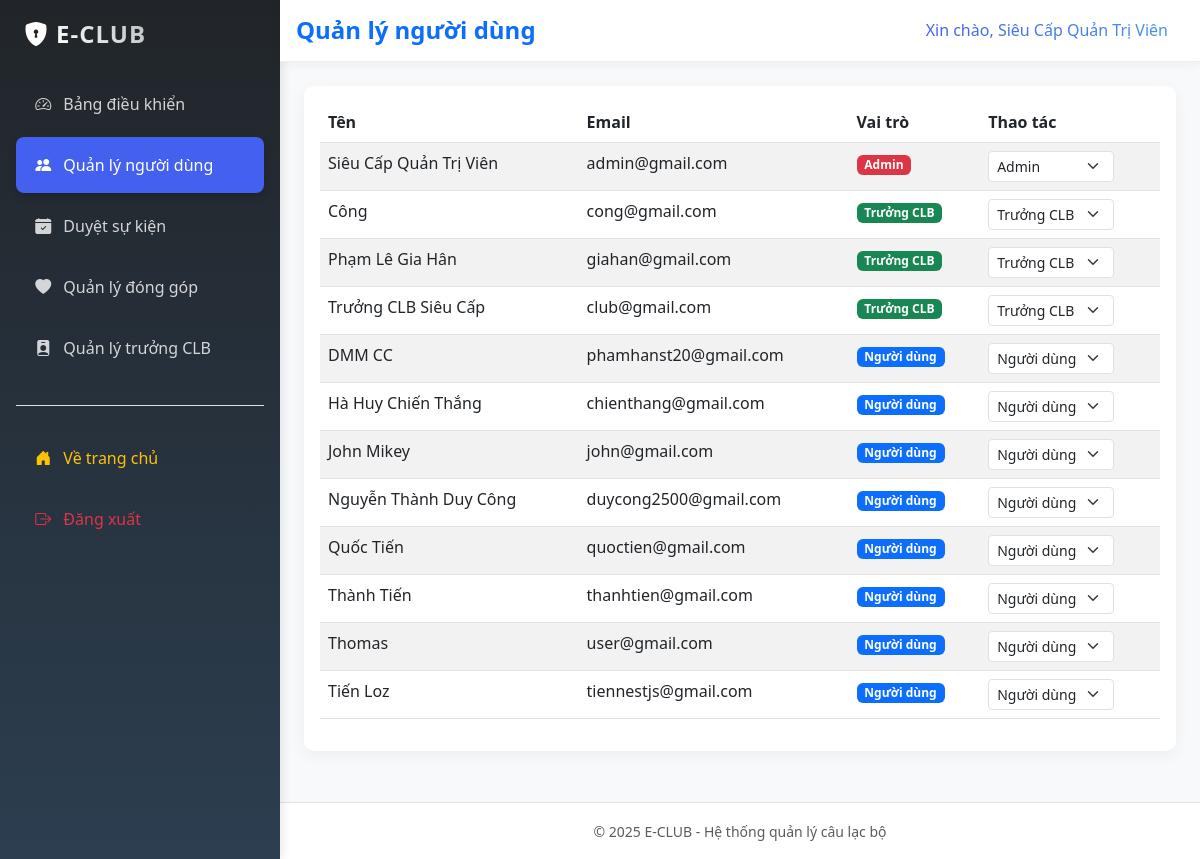
The app's page /index.php?page=admin&action=manage_users (signed in) with its own data.
### tables this page shows
CREATE TABLE `users` (
  `id` int(11) NOT NULL,
  `name` varchar(100) NOT NULL,
  `email` varchar(100) NOT NULL,
  `password` varchar(255) NOT NULL,
  `role` enum('admin','club_leader','user') DEFAULT 'user',
  `created_at` timestamp NOT NULL DEFAULT current_timestamp(),
  `avatar_url` varchar(255) DEFAULT NULL,
  `last_activity` timestamp NOT NULL DEFAULT current_timestamp() ON UPDATE current_timestamp()
);

### pages/admin/users.php (the view, shortened to what this page needs)
<?php
$sql = "SELECT * FROM users ORDER BY role, name";
$result = $conn->query($sql);
$users = $result->fetch_all(MYSQLI_ASSOC);
?>
<div class="row">
    <div class="col-12">
        <div class="card">
            <div class="card-body">
                <div class="table-responsive">
                    <table class="table table-striped">
                        <thead>
                            <tr>
                                <th>Tên</th>
                                <th>Email</th>
                                <th>Vai trò</th>
                                <th>Thao tác</th>
                            </tr>
                        </thead>
                        <tbody>
                            <?php foreach ($users as $user): ?>
                            <tr>
                                <td><?php echo htmlspecialchars($user['name']); ?></td>
                                <td><?php echo htmlspecialchars($user['email']); ?></td>
                                <td>
                                    <span class="badge bg-<?php echo $user['role'] === 'admin' ? 'danger' : ($user['role'] === 'club_leader' ? 'success' : 'primary'); ?>">
                                        <?php
                                        switch($user['role']) {
                                            case 'user':
                                                echo 'Người dùng';
                                                break;
                                            case 'club_leader':
                                                echo 'Trưởng CLB';
                                                break;
                                            case 'admin':
                                                echo 'Admin';
                                                break;
                                        }
                                        ?>
                                    </span>
                                </td>
                                <td>
                                    <form method="POST" class="d-inline">
                                        <select name="role" class="form-select form-select-sm d-inline-block w-auto" onchange="this.form.submit()">
                                            <option value="user" <?php echo $user['role'] === 'user' ? 'selected' : ''; ?>>Người dùng</option>
                                            <option value="club_leader" <?php echo $user['role'] === 'club_leader' ? 'selected' : ''; ?>>Trưởng CLB</option>
                                            <option value="admin" <?php echo $user['role'] === 'admin' ? 'selected' : ''; ?>>Admin</option>
                                        </select>
                                    </form>
                                </td>
                            </tr>
                            <?php endforeach; ?>
                        </tbody>
                    </table>
                </div>
            </div>
        </div>
    </div>
</div>

### templates/admin_layout.php (style rules this page uses)
:root { --primary-color: #4361ee; --secondary-color: #3f37c9; --accent-color: #4895ef; --success-color: #4cc9f0; --light-bg: #f8f9fa; --dark-bg: #212529; }
body { font-family: 'Segoe UI', system-ui, -apple-system, sans-serif; background-color: var(--light-bg); }
.card { border: none; border-radius: 10px; box-shadow: 0 4px 15px rgba(0,0,0,0.05); transition: transform 0.3s; }

### records on screen
users: name "Siêu Cấp Quản Trị Viên", email "admin@gmail.com", shows "Admin", role "Admin"
users: name "Công", email "cong@gmail.com", shows "Trưởng CLB", role "Trưởng CLB"
users: name "Phạm Lê Gia Hân", email "giahan@gmail.com", shows "Trưởng CLB", role "Trưởng CLB"
users: name "Trưởng CLB Siêu Cấp", email "club@gmail.com", role "Trưởng CLB"
users: name "DMM CC", email "phamhanst20@gmail.com", shows "Người dùng", role "Người dùng"
users: name "Hà Huy Chiến Thắng", email "chienthang@gmail.com", shows "Người dùng", role "Người dùng"
users: name "John Mikey", email "john@gmail.com", shows "Người dùng", role "Người dùng"
users: name "Nguyễn Thành Duy Công", email "duycong2500@gmail.com", shows "Người dùng", role "Người dùng"
users: name "Quốc Tiến", email "quoctien@gmail.com", shows "Người dùng", role "Người dùng"
users: name "Thành Tiến", email "thanhtien@gmail.com", shows "Người dùng", role "Người dùng"
users: name "Thomas", email "user@gmail.com", shows "Người dùng", role "Người dùng"
users: name "Tiến Loz", email "tiennestjs@gmail.com", shows "Người dùng", role "Người dùng"

### other values on screen
APP_NAME "E-CLUB"
$_SESSION['name'] "Siêu Cấp Quản Trị Viên"
